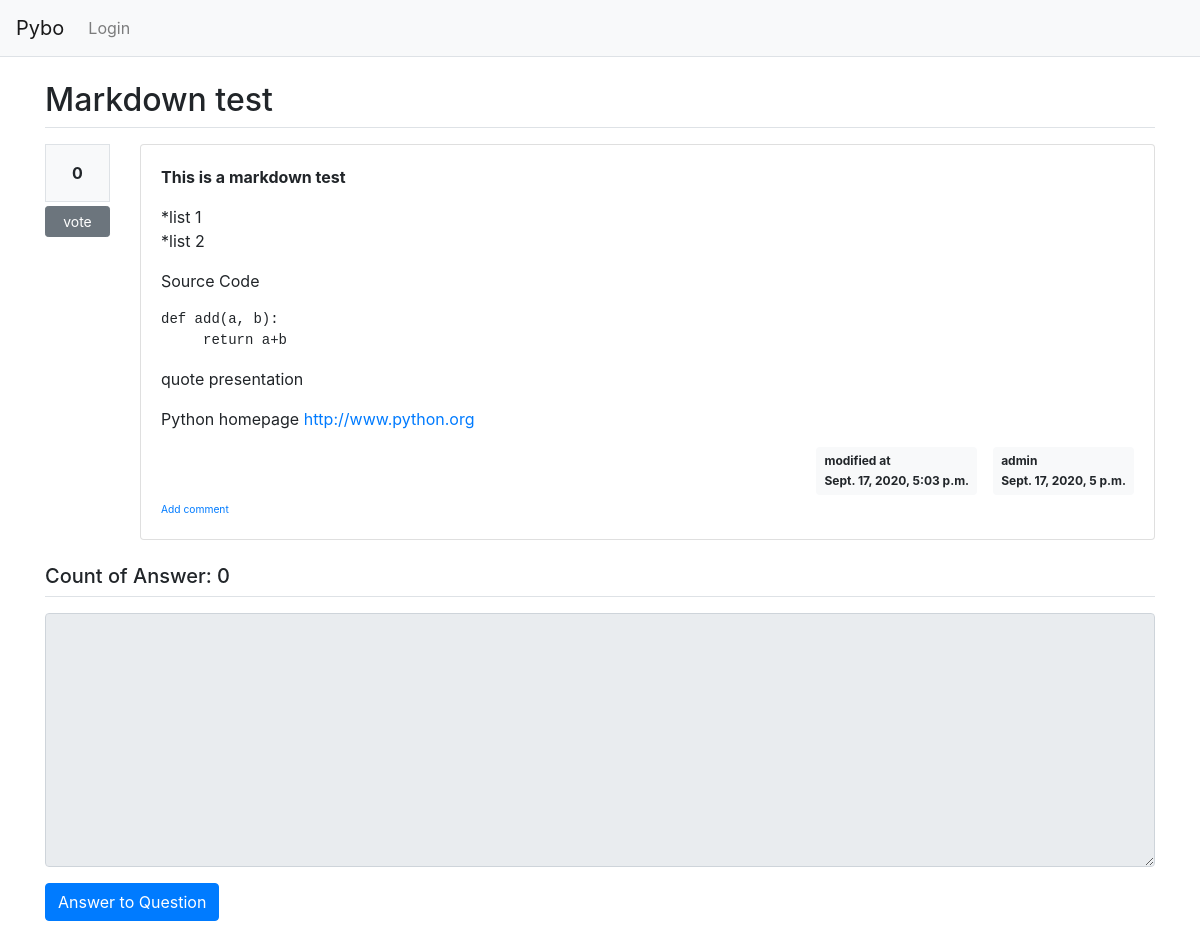
Page /pybo/306/ on the committed database.
### pybo/models.py (models this page shows, shortened)
class Question(models.Model):
    subject = models.CharField(max_length=200)
    content = models.TextField()
    create_date = models.DateTimeField()
    author = models.ForeignKey(User, on_delete=models.CASCADE, related_name='author_question')
    modify_date = models.DateTimeField(null=True, blank=True) # null allow, blank=true: form.is_valid() does not check this.
    voter = models.ManyToManyField(User, related_name='voter_question')

### pybo/views/base_views.py (the view)
# urls.py: path('<int:question_id>/', base_views.detail, name='detail'),
def detail(request, question_id):
    question = get_object_or_404(Question, pk=question_id)  # question = Question.objects.get(id=question_id)
    context = {'question': question}
    return render(request, 'pybo/question_detail.html', context)

### pybo/templatetags/pybo_filter.py (called while the page is built)
@register.filter()
def mark(value):
    extensions = ["nl2br", "fenced_code"] #nl2br : linefeed into <br> tag, fenced_code: markdown into html
    return mark_safe(markdown.markdown(value, extensions=extensions))

### templates/pybo/question_detail.html (shortened to what this page needs)
{% extends 'base.html' %}
{% load pybo_filter %}
{% block content %}
<div class="container my-3">
    <h2 class="border-bottom py-2">{{ question.subject }}</h2>
    <div class="row my-3">
        <div class="col-1">
            <div class="bg-light text-center p-3 border font-weight-bolder mb-1">{{question.voter.count}}</div>
            <a href="#" data-uri="{% url 'pybo:vote_question' question.id  %}"
               class="recommend btn btn-sm btn-secondary btn-block my-1">vote</a>
        </div>
        <div class="col-11">
            <div class="card">
                <div class="card-body">
                <div class="card-text">{{ question.content | mark }}</div>
                <div class="d-flex justify-content-end">
                    {% if question.modify_date %}
                    <div class="badge badge-light p-2 text-left mx-3">
                        <div class="mb-2">modified at</div>
                        <div>{{ question.modify_date }}</div>
                    </div>
                    {% endif %}
                    <div class="badge badge-light p-2 text-left">
                        <div class="mb-2">{{ question.author.username }}</div>
                        <div>{{ question.create_date }}</div>
                    </div>
                </div>
                <div>
                    <a href="{% url 'pybo:comment_create_question' question.id  %}"
                       class="small"><small>Add comment</small></a>
                </div>
            </div>
            </div>
        </div>
    </div>
    <h5 class="border-bottom my-3 py-2">Count of Answer: {{question.answer_set.count}}</h5>
    <form action="{% url 'pybo:answer_create' question.id %}" method="post" class="my-3">
        <div class="form-group">
            <textarea {% if not user.is_authenticated %}disabled{% endif %}
              name="content" id="content" class="form-control" rows="10"></textarea>
        </div>
        <input type="submit" value="Answer to Question" class="btn btn-primary">
    </form>
</div>
{% endblock %}

### rows in the picture
Question: subject "Markdown test", voter.count "0", content|mark "This is a markdown test *list 1 *list 2 Source Code def add(a, b): return a+b quote presentation Python homepage http://www.python.org", modify_date "Sept. 17, 2020, 5:03 p.m.", author.username "admin", create_date "Sept. 17, 2020, 5 p.m.", answer_set.count "0"
